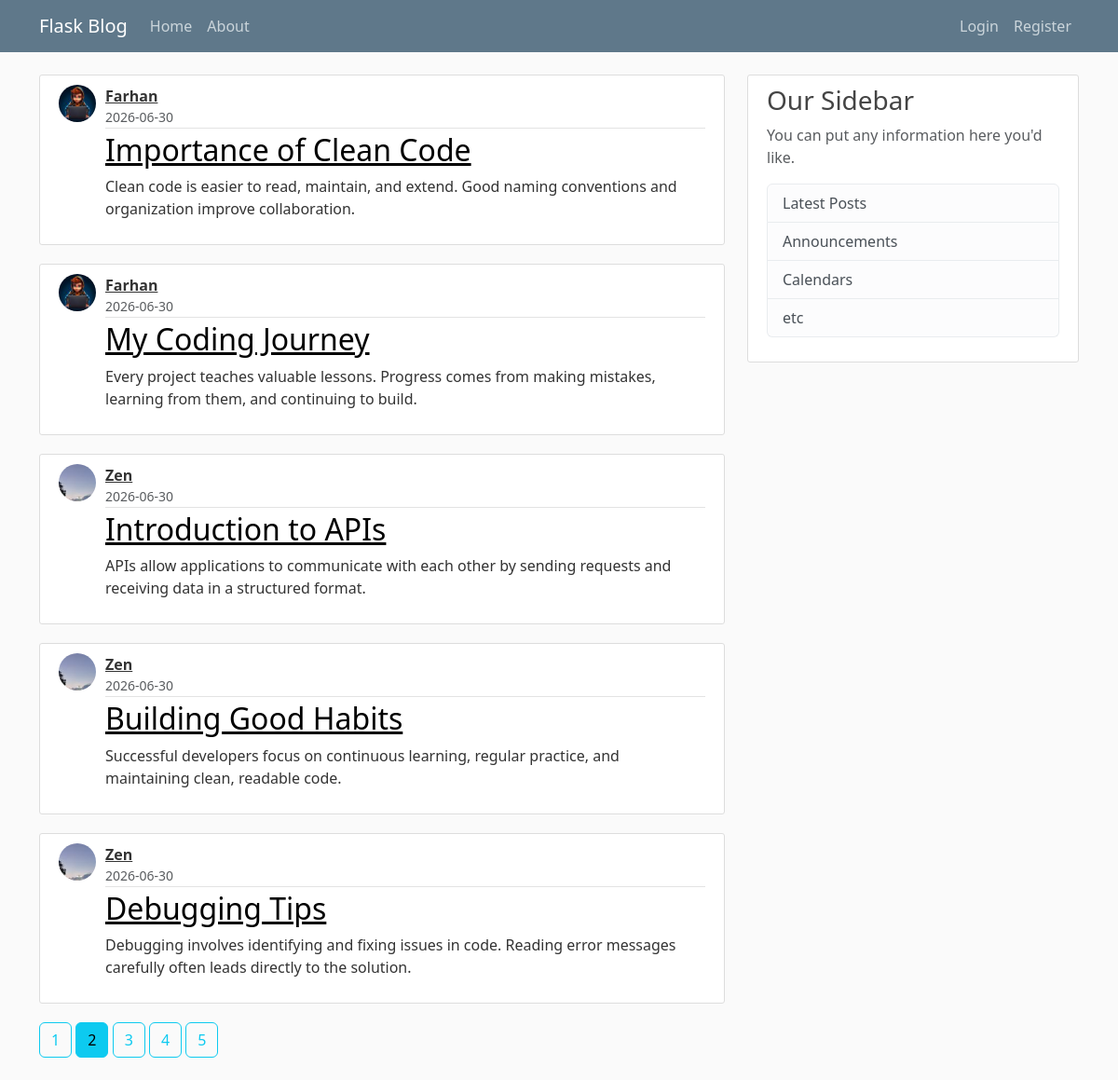
The page /home?page=2 on the database its author committed.
### app/models.py (models this page shows, shortened)
class Post(db.Model):
    id = db.Column(db.Integer, primary_key = True)
    title = db.Column(db.String(100), nullable = False)
    date_posted = db.Column(db.DateTime, nullable = False, default = datetime.utcnow )
    content = db.Column(db.Text, nullable = False)
    user_id = db.Column(db.Integer, db.ForeignKey('user.id'), nullable=False)

class User(db.Model, UserMixin):
    id = db.Column(db.Integer, primary_key = True)
    username = db.Column(db.String(20), unique = True, nullable = False)
    email = db.Column(db.String(120), unique = True, nullable = False)
    image_file = db.Column(db.String(20), nullable = False, default = 'default.jpg')
    password = db.Column(db.String(60), nullable = False)
    posts = db.relationship('Post', backref = 'author', lazy = True)

### app/main/routes.py (the view)
@main.route("/")
@main.route("/home")
def home():
    page = request.args.get('page', 1, type = int)
    posts = Post.query.order_by(Post.date_posted.desc()).paginate(page = page, per_page = 5)
    return render_template('home.html', posts = posts)

### app/templates/home.html
{% extends "layout.html"%}
{% block content %}
{% for post in posts.items %}
<article class="media content-section">
    <img class="rounded-circle post-avatar"
         src="{{ url_for('static', filename='profile_pics/' + post.author.image_file) }}">
    <div class="media-body">
        <div class="article-metadata">
            <div class="author-block">
                <a class="author-name" href="{{ url_for('users.user_posts', username = post.author.username ) }}">{{ post.author.username }}</a>
                <small class="text-muted d-block">
                    {{ post.date_posted.strftime('%Y-%m-%d') }}
                </small>
            </div>
        </div>
        <h2 class="article-title" ><a href="{{ url_for('posts.post', post_id = post.id)}}">{{ post.title }}</a></h2>
        <p class="article-content">{{ post.content }}</p>
    </div>
</article>
{% endfor %}
{% for page_num in posts.iter_pages(left_edge = 1, right_edge = 1, left_current = 1, right_current = 2) %}
    {% if page_num %}
        {% if posts.page == page_num %}
            <a class = "btn btn-info mb-4" href = "{{ url_for('main.home', page = page_num)}}">{{ page_num }}</a>
        {% else %}
            <a class = "btn btn-outline-info mb-4" href = "{{ url_for('main.home', page = page_num)}}">{{ page_num }}</a>
        {% endif %}
    {% else %}
        ...
    {% endif %}
{% endfor %}
{% endblock content %}

### app/Static/main.css (style rules this page uses)
body { background: #fafafa; color: #333333; margin-top: 5rem; }
h1, h2, h3, h4, h5, h6 { color: #444444; }
.content-section { background: #ffffff; padding: 10px 20px; border: 1px solid #dddddd; border-radius: 3px; margin-bottom: 20px; }
.article-title a { color: black; }
.article-content { white-space: pre-line; }
.article-metadata { padding-bottom: 1px; margin-bottom: 4px; border-bottom: 1px solid #e3e3e3 }
.post-avatar { width: 40px; height: 40px; border-radius: 50%; object-fit: cover; margin-right: 10px; }
.article-metadata { padding-bottom: 1px; margin-bottom: 4px; border-bottom: 1px solid #e3e3e3; }
.author-block { display: flex; flex-direction: column; }
.author-name { font-weight: bold; color: #333; }
.media { display: flex; align-items: flex-start; }
.media-body { flex: 1; }

### rows shown on the page
Post: image_file (picture), author.username "Farhan", date_posted "2026-06-30", title "Importance of Clean Code", content "Clean code is easier to read, maintain, and extend. Good naming conventions and organization improve collaboration."
Post: image_file (picture), author.username "Farhan", date_posted "2026-06-30", title "My Coding Journey", content "Every project teaches valuable lessons. Progress comes from making mistakes, learning from them, and continuing to build."
Post: image_file (picture), author.username "Zen", date_posted "2026-06-30", title "Introduction to APIs", content "APIs allow applications to communicate with each other by sending requests and receiving data in a structured format."
Post: image_file (picture), author.username "Zen", date_posted "2026-06-30", title "Building Good Habits", content "Successful developers focus on continuous learning, regular practice, and maintaining clean, readable code."
Post: image_file (picture), author.username "Zen", date_posted "2026-06-30", title "Debugging Tips", content "Debugging involves identifying and fixing issues in code. Reading error messages carefully often leads directly to the solution."

### other values the page prints
{{ page_num }} "1" "3" "4" "5"
{{ page_num }} "2"
